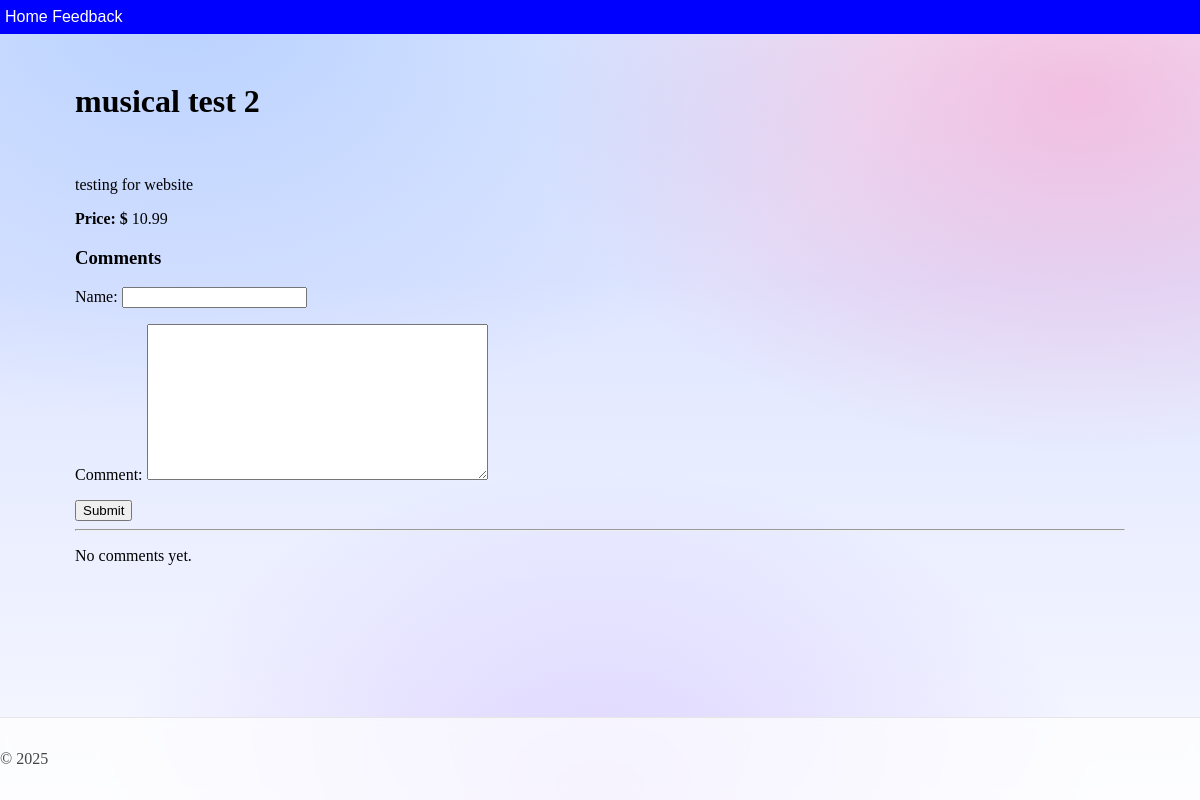
The page /product/musical-test-2/ on the database as committed earlier.
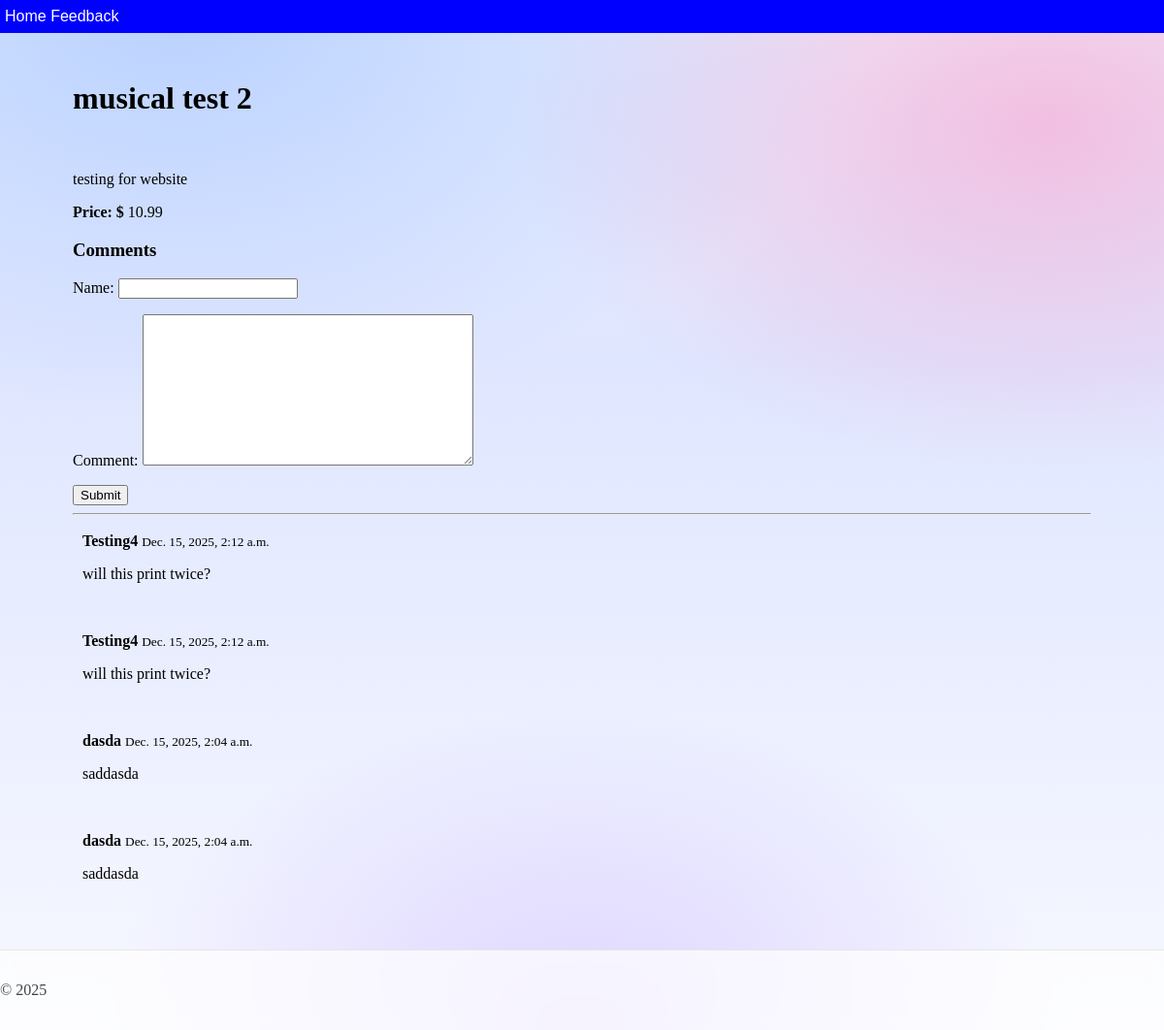
The same page on the database as committed later.
### hello/models.py (models this page shows, shortened)
class Product(models.Model):
    title = models.CharField(
        max_length=40
    )  # allowing the admin to create a title for a new product
    group = models.CharField(max_length=15)  # either an instrument or an equipment
    description = models.TextField()
    pricing = models.DecimalField(max_digits=8, decimal_places=2)
    slug = models.SlugField(default="", null=False, db_index=True)

class Comment(models.Model):
    page_identifier = models.CharField(max_length=255)  # stores request.path
    name = models.CharField(max_length=100)
    comment = models.TextField()
    created_at = models.DateTimeField(auto_now_add=True)
    class Meta:
        ordering = ("-created_at",)

### hello/views.py (the view, shortened to what this page needs)
# urls.py: path("product/<slug:slug>/", views.ProductDetailView.as_view(), name="product-detail"),
class ProductDetailView(DetailView):
    model = Product
    template_name = "hello/product_detail.html"
    context_object_name = "product"
    def get_context_data(self, **kwargs):
        context = super().get_context_data(**kwargs)
        comment_form, comments = handle_comment_section(self.request)
        context["comment_form"] = comment_form
        context["comments"] = comments
        context["show_comments"] = True
        return context

### hello/forms.py
class CommentForm(forms.ModelForm):
    class Meta:
        model = Comment
        fields = ["name", "comment"]

### hello/utils.py (called while the page is built)
def handle_comment_section(request):
    page_id = request.path
    if request.method == "POST" and "comment_submit" in request.POST:
        form = CommentForm(request.POST)
        if form.is_valid():
            comment = form.save(commit=False)
            comment.page_identifier = page_id
            comment.save()
            form = CommentForm()  # reset form
    else:
        form = CommentForm()
    comments = Comment.objects.filter(page_identifier=page_id)
    return form, comments

### hello/templates/hello/product_detail.html
{% extends "hello/layout.html" %}
{% block content %}
<h1>{{ product.title }}</h1>
<br>
<p>{{ product.description }}</p>
<p><strong>Price: $</strong> {{ product.pricing }}</p>
{% endblock %}

### hello/templates/hello/layout.html (shortened to what this page needs)
<!DOCTYPE html>
<html>
  <head>
    {% load static %}
    <link rel="stylesheet" type="text/css" href="{% static 'hello/site.css' %}"/>
  </head>
  <body class="page">
    <div class="page-content">
      <div class="navbar">
        <a href="{% url 'home' %}" class="navbar-brand">Home</a>
        <a href="{% url 'feedback' %}" class="navbar-brand">Feedback</a>
      </div>
      <div class="body-content">
        {% block content %}{% endblock %}
        {% if show_comments %}
        <div class="comment-section">
          <h3>Comments</h3>
          <form method="POST">
            {{ comment_form.as_p }}
            <button type="submit" name="comment_submit">Submit</button>
          </form>
          <hr>
          {% if comments %}
            {% for comment in comments %}
              <div style="margin-bottom:15px; padding:10px;">
                <strong>{{ comment.name }}</strong>
                <small>{{ comment.created_at }}</small>
                <p>{{ comment.comment }}</p>
              </div>
            {% endfor %}
          {% else %}
            <p>No comments yet.</p>
          {% endif %}
        </div>
        {% endif %}
      </div>
    </div>
    <footer class="site-footer">
      <p>&copy; 2025</p>
    </footer>
  </body>
</html>

### hello/static/hello/site.css (style rules this page uses)
.navbar { background-color: blue; font-size: 1em; font-family: 'Trebuchet MS', 'Lucida Sans Unicode', 'Lucida Grande', 'Luci da Sans', Arial, sans-serif; color: white; padding: 8px 5px 8px 5px; }
.navbar a { text-decoration: none; color: inherit; }
.body-content { padding: 5px; max-width: 1050px; margin: 0 auto; padding: 28px 40px; }
html, body { height: 100%; }
body.page { min-height: 100vh; margin: 0; display: flex; flex-direction: column; background: radial-gradient(1200px 700px at 15% 0%, rgba(120,170,255,0.45) 0%, rgba(120,170,255,0) 60%), radial-gradient(1000px 650px at 90% 12%, rgba(255,120,180,0.40) 0%, rgba(255,120,180,0) 55%), radial-gradient(900px 600px at 50% 100%, rgba(140,90,255,0.22) 0%, rgba(140,90,255,0) 55%), linear-gradient(180deg, #eef2ff 0%, #dfe6ff 35%, #f7f8ff 100%); }
.page-content { flex: 1; }
.site-footer { margin-top: auto; border-top: 1px solid #e6e6e6; padding: 16px 0; color: #444; background: rgba(255,255,255,0.7); backdrop-filter: blur(6px); }

Rows that differ between the two databases and show on the page:
added Comment: name "Testing4", created_at "Dec. 15, 2025, 2:12 a.m.", comment "will this print twice?"
added Comment: name "Testing4", created_at "Dec. 15, 2025, 2:12 a.m.", comment "will this print twice?"
added Comment: name "dasda", created_at "Dec. 15, 2025, 2:04 a.m.", comment "saddasda"
added Comment: name "dasda", created_at "Dec. 15, 2025, 2:04 a.m.", comment "saddasda"
Other text that changed with them:
text no longer shown: "No comments yet."
